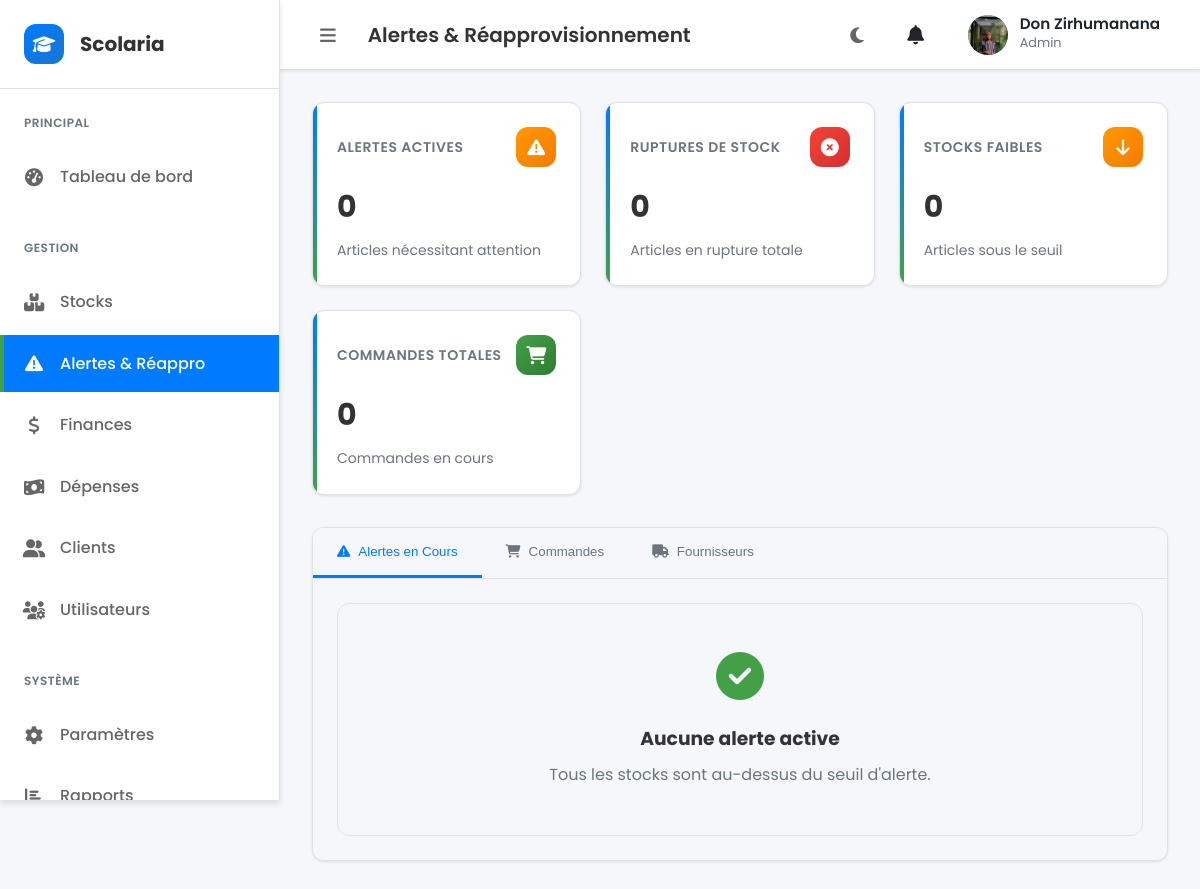
The app's page /alerts.php (signed in) with its own data.
### tables this page shows
CREATE TABLE `users` (
  `id` int(11) NOT NULL AUTO_INCREMENT,
  `username` varchar(100) NOT NULL,
  `full_name` varchar(150) DEFAULT NULL,
  `email` varchar(150) NOT NULL,
  `phone` varchar(30) DEFAULT NULL,
  `password` varchar(255) NOT NULL,
  `role` enum('admin','gestionnaire','caissier','directeur','utilisateur') NOT NULL DEFAULT 'utilisateur',
  `status` enum('actif','inactif') NOT NULL DEFAULT 'actif',
  `avatar_path` varchar(255) DEFAULT NULL,
  `created_at` timestamp NOT NULL DEFAULT current_timestamp(),
  PRIMARY KEY (`id`),
  UNIQUE KEY `username` (`username`),
  UNIQUE KEY `email` (`email`)
);

### alerts.php (the view, shortened to what this page needs)
<?php
require_once __DIR__ . '/components/stats-card.php';
$pageTitle = 'Alertes & Réapprovisionnement';
$showSidebar = true;
$additionalCSS = ['assets/css/alerts.css'];
$bodyClass = 'alerts-page';
class AlertsManager {
    private $pdo;
    public function __construct() {
        $this->pdo = Database::getConnection();
    }
    public function getLowStockItems() {
        try {
            $sql = "SELECT
                        s.id,
                        s.nom_article,
                        s.quantite,
                        COALESCE(s.seuil, s.seuil_alerte) AS seuil,
                        s.categorie,
                        COALESCE(s.prix_achat, 0) AS prix_achat,
                        COALESCE(s.prix_vente, 0) AS prix_vente,
                        CASE
                            WHEN s.quantite = 0 THEN 'rupture'
                            WHEN s.quantite <= COALESCE(s.seuil, s.seuil_alerte) THEN 'faible'
                            ELSE 'normal'
                        END AS niveau_alerte,
                        CASE
                            WHEN s.quantite = 0 THEN 'Rupture de stock'
                            WHEN s.quantite <= COALESCE(s.seuil, s.seuil_alerte) THEN 'Stock faible'
                            ELSE 'Stock normal'
                        END AS message_alerte
                    FROM stocks s
                    WHERE s.quantite <= COALESCE(s.seuil, s.seuil_alerte)
                    ORDER BY
                        CASE
                            WHEN s.quantite = 0 THEN 1
                            WHEN s.quantite <= COALESCE(s.seuil, s.seuil_alerte) THEN 2
                            ELSE 3
                        END,
                        s.quantite ASC";
            $stmt = $this->pdo->prepare($sql);
            $stmt->execute();
            return $stmt->fetchAll(PDO::FETCH_ASSOC);
        } catch (PDOException $e) {
            error_log("Erreur getLowStockItems: " . $e->getMessage());
            return [];
        }
    }
}
$alertsManager = new AlertsManager();
$lowStockItems = $alertsManager->getLowStockItems();
?>
<div class="card">
    <div class="tab-navigation">
        <button class="tab-button active" id="alertsTab" onclick="showSection('alerts')">
            <i class="fas fa-exclamation-triangle"></i> Alertes en Cours
        </button>
        <button class="tab-button" id="ordersTab" onclick="showSection('orders')">
            <i class="fas fa-shopping-cart"></i> Commandes
        </button>
        <button class="tab-button" id="suppliersTab" onclick="showSection('suppliers')">
            <i class="fas fa-truck"></i> Fournisseurs
        </button>
    </div>
    <div id="alerts-section" class="tab-content active">
        <?php if (empty($lowStockItems)): ?>
            <div class="empty-state">
                <i class="fas fa-check-circle empty-state-icon"></i>
                <h3>Aucune alerte active</h3>
                <p>Tous les stocks sont au-dessus du seuil d'alerte.</p>
            </div>
        <?php endif; ?>
    </div>
    </div>
<?php
$content = ob_get_clean();
include __DIR__ . '/layout/base.php';
?>

### layout/base.php (shortened to what this page needs)
<?php
$pageTitle = $pageTitle ?? 'Scolaria';
$showSidebar = $showSidebar ?? true;
$bodyClass = $bodyClass ?? '';
$additionalCSS = $additionalCSS ?? [];
?>
<!DOCTYPE html>
<html lang="fr" data-theme="light">
<head>
    <link rel="stylesheet" href="assets/css/style.css">
    <link rel="stylesheet" href="assets/css/notifications.css">
    <link rel="stylesheet" href="assets/css/header-notifications.css">
    <link rel="stylesheet" href="https://cdnjs.cloudflare.com/ajax/libs/font-awesome/6.4.0/css/all.min.css">
    <?php foreach ($additionalCSS as $css): ?>
        <link rel="stylesheet" href="<?php echo htmlspecialchars($css); ?>">
    <?php endforeach; ?>
</head>
<body class="<?php echo htmlspecialchars($bodyClass); ?>">
    <div class="app-layout">
        <?php if ($showSidebar): ?>
            <aside class="sidebar" id="sidebar">
                <div class="sidebar-logo">
                    <div class="logo-icon">
                        <i class="fas fa-graduation-cap"></i>
                    </div>
                    <div class="logo-text">Scolaria</div>
                </div>
                <nav class="sidebar-nav">
                    <?php include __DIR__ . '/../partials/menu.php'; ?>
                </nav>
            </aside>
        <?php endif; ?>
        <main class="main-content">
            <header class="app-header">
                <div class="header-left">
                    <?php if ($showSidebar): ?>
                        <button class="sidebar-toggle" data-tooltip="Toggle Sidebar (Ctrl+B)">
                            <i class="fas fa-bars"></i>
                        </button>
                    <?php endif; ?>
                    <h1 class="page-title"><?php echo htmlspecialchars($pageTitle); ?></h1>
                </div>
                <div class="header-right">
                    <button class="theme-toggle" data-tooltip="Changer de thème (Ctrl+D)">
                        <i class="fas fa-moon"></i>
                    </button>
                    <button class="notifications-btn" data-tooltip="Notifications">
                        <i class="fas fa-bell"></i>
                    </button>
                    <?php include __DIR__ . '/../includes/user_header.php'; ?>
                    <div class="user-menu" data-tooltip="Menu utilisateur">
                        <div class="user-avatar">
                            <?php echo generateAvatar($userProfile); ?>
                        </div>
                        <div class="user-info">
                            <div class="user-name"><?php echo htmlspecialchars($userProfile['full_name']); ?></div>
                            <div class="user-role"><?php echo htmlspecialchars($userProfile['role']); ?></div>
                        </div>
                    </div>
                </div>
            </header>
            <div class="content-area">
                <?php
                if (isset($content)) {
                    echo $content;
                } else {
                    if (isset($contentFile) && file_exists($contentFile)) {
                        include $contentFile;
                    }
                }
                ?>
            </div>
        </main>
    </div>
</body>
</html>

### includes/user_header.php (shortened to what this page needs)
<?php
function getUserProfile($userId) {
    $pdo = Database::getConnection();
    try {
        $stmt = $pdo->prepare("
            SELECT id, username, full_name, email, phone, role, status, avatar_path, created_at
            FROM users
            WHERE id = ?
        ");
        $stmt->execute([$userId]);
        $profile = $stmt->fetch();
        if ($profile) {
            return [
                'avatar' => $profile['avatar_path'],
                'full_name' => $profile['full_name'] ?: $profile['username'],
                'email' => $profile['email'],
                'role' => $profile['role'],
                'username' => $profile['username'],
                'phone' => $profile['phone'],
                'status' => $profile['status']
            ];
        }
        return [
            'avatar' => null,
            'full_name' => $_SESSION['username'] ?? 'Utilisateur',
            'email' => $_SESSION['email'] ?? '',
            'role' => $_SESSION['role'] ?? 'Utilisateur'
        ];
    } catch (Exception $e) {
        error_log('Erreur lors de la récupération du profil: ' . $e->getMessage());
        return [
            'avatar' => null,
            'full_name' => $_SESSION['username'] ?? 'Utilisateur',
            'email' => $_SESSION['email'] ?? '',
            'role' => $_SESSION['role'] ?? 'Utilisateur'
        ];
    }
}
function generateAvatar($profile) {
    if (!empty($profile['avatar']) && file_exists($profile['avatar'])) {
        return '<img src="' . htmlspecialchars($profile['avatar']) . '" alt="Avatar" class="user-avatar-img">';
    }
    $initial = strtoupper(substr($profile['full_name'], 0, 1));
    $colors = ['#3498db', '#e74c3c', '#2ecc71', '#f39c12', '#9b59b6', '#1abc9c'];
    $color = $colors[array_rand($colors)];
    return '<div class="user-avatar-initial" style="background-color: ' . $color . '">' . $initial . '</div>';
}
$userId = $_SESSION['user_id'] ?? 0;
$userProfile = getUserProfile($userId);
?>

### assets/css/header-notifications.css (style rules this page uses)
.notifications-btn { position: relative; background: none; border: none; color: var(--text-color); font-size: 1.2rem; padding: 0.5rem; border-radius: 50%; cursor: pointer; transition: all 0.2s ease; display: flex; align-items: center; justify-content: center; width: 40px; height: 40px; }
.user-menu { display: flex; align-items: center; gap: 0.75rem; padding: 0.5rem; border-radius: 8px; cursor: pointer; transition: all 0.2s ease; position: relative; }
.user-avatar { width: 40px; height: 40px; border-radius: 50%; display: flex; align-items: center; justify-content: center; font-weight: bold; color: white; font-size: 1.1rem; overflow: hidden; position: relative; }
.user-avatar-img { width: 100%; height: 100%; object-fit: cover; border-radius: 50%; }
.user-info { display: flex; flex-direction: column; min-width: 0; }
.user-name { font-weight: 600; color: var(--text-color); font-size: 0.95rem; line-height: 1.2; white-space: nowrap; overflow: hidden; text-overflow: ellipsis; }
.user-role { font-size: 0.8rem; color: var(--text-muted); text-transform: capitalize; }
:root { --bg-color: #ffffff; --card-bg: #f8f9fa; --text-color: #212529; --text-muted: #6c757d; --border-color: #dee2e6; --border-light: #e9ecef; --hover-bg: #f1f3f4; --primary-color: #007bff; --accent-color: #3498db; --unread-bg: rgba(52, 152, 219, 0.05); }

### assets/css/alerts.css (style rules this page uses)
:root { --alert-danger-bg: rgba(239, 68, 68, 0.1); --alert-danger-border: rgba(239, 68, 68, 0.2); --alert-warning-bg: rgba(245, 158, 11, 0.1); --alert-warning-border: rgba(245, 158, 11, 0.2); --alert-success-bg: rgba(34, 197, 94, 0.1); --alert-success-border: rgba(34, 197, 94, 0.2); }
.alerts-page { background: var(--bg-primary); }
.tab-navigation { display: flex; border-bottom: 1px solid var(--border-color); background: var(--bg-primary); border-radius: var(--radius-lg) var(--radius-lg) 0 0; }
.tab-button { padding: var(--spacing-md) var(--spacing-lg); background: none; border: none; border-bottom: 3px solid transparent; color: var(--text-muted); cursor: pointer; transition: all var(--transition-normal); font-weight: 500; display: flex; align-items: center; gap: var(--spacing-sm); }
.tab-button.active { color: var(--primary-color); border-bottom-color: var(--primary-color); background: var(--bg-primary); }
.tab-content { display: none; padding: var(--spacing-lg); background: var(--bg-primary); border-radius: 0 0 var(--radius-lg) var(--radius-lg); }
.tab-content.active { display: block; animation: fadeIn 0.3s ease-in-out; }
.empty-state { text-align: center; padding: var(--spacing-2xl); background: var(--bg-primary); border-radius: var(--radius-lg); border: 1px solid var(--border-color); }
.empty-state-icon { font-size: 3rem; color: var(--success-color); margin-bottom: var(--spacing-lg); }
.empty-state h3 { margin: 0 0 var(--spacing-sm) 0; color: var(--text-primary); }
.empty-state p { margin: 0; color: var(--text-muted); }

### records on screen
users: avatar_path (picture), full_name "Don Zirhumanana", role "Admin"

### other values on screen
$pageTitle "Alertes & Réapprovisionnement"
$title "ALERTES ACTIVES"
$subtitle "Articles nécessitant attention"
$title "RUPTURES DE STOCK"
$subtitle "Articles en rupture totale"
$title "STOCKS FAIBLES"
$subtitle "Articles sous le seuil"
$title "COMMANDES TOTALES"
$subtitle "Commandes en cours"
